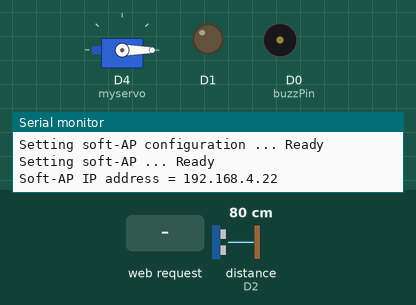
Simulated run of this sketch. Board: ESP8266 (NodeMCU). On the bench: servo, output pins drawn as LEDs (lit = HIGH), buzzer (waves = sounding, pin HIGH), the last lines printed to the serial monitor. The test bench sets the inputs (shaded band); at power-on: distance to the obstacle (sensor on D2) 80 cm. The echo pulse lasts 58.3 µs per cm; pins used as bus, display or sensor lines are not drawn.

Above: at 4.2 s.
4.3 s: HTTP request GET /open received
At 5.0 s:
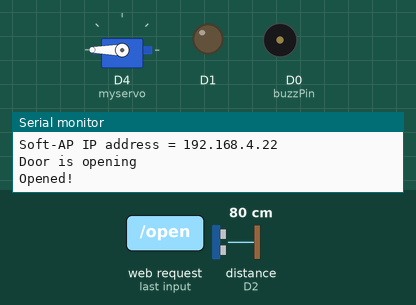
5.9 s: HTTP request GET /close received
At 7.2 s:
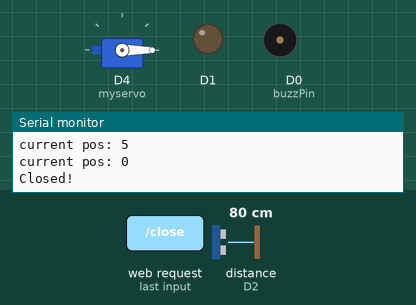
Timing chart, 0 to 8.9 s (numbered marks = the images above; inputs shaded):
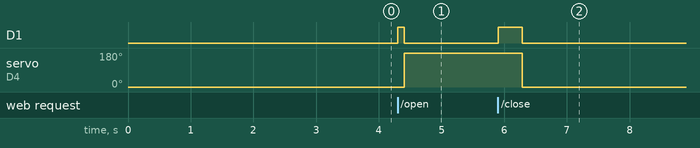

Measured:
- after the input at 4.3 s, D1: LOW → HIGH at once, → LOW 0.10 s later; servo on D4 (myservo): 0° → 180° after 0.10 s
- after the input at 5.9 s, D1: LOW → HIGH at once, → LOW 0.39 s later; servo on D4 (myservo): 180° → 0° after 0.39 s

The sketch:

q10.ino
```cpp
#include <ESP8266WiFi.h>
#include <ESPAsyncTCP.h>
#include <ESPAsyncWebServer.h>
#include "webpage.h"

IPAddress local_IP(192,168,4,22);
IPAddress gateway(192,168,4,9);
IPAddress subnet(255,255,255,0);

AsyncWebServer server(80);

#include <Servo.h>
Servo myservo;

const int trigPin = D3; // Trigger Pin of Ultrasonic Sensor
const int echoPin = D2; // Echo Pin of Ultrasonic Sensor

const int buzzPin = D0;

long duration, distance;

long lastOpened;

long AUTO_CLOSE_TIMEOUT = 20000;

void setup() {
  Serial.begin(115200);
  delay(3000);

  setupAccessPoint();
  setupServo();
  setupUltraSonic();
  setupBuzzer();
  setupLED();

  lastOpened = -1;

  setupWebServer();
}

void loop() {
  autoClose();
}

String processor(const String& var) {
  return String();
}

void setupAccessPoint(){
  Serial.print("Setting soft-AP configuration ... ");
  Serial.println(WiFi.softAPConfig(local_IP, gateway, subnet) ? "Ready" : "Failed!");

  Serial.print("Setting soft-AP ... ");
  Serial.println(WiFi.softAP("ESPsoftAP_01") ? "Ready" : "Failed!");

  Serial.print("Soft-AP IP address = ");
  Serial.println(WiFi.softAPIP());
}

void setupServo() {
  pinMode(D4, OUTPUT);
  myservo.attach(D4);
  myservo.write(0);
}

void setupLED() {
  pinMode(D1, OUTPUT);
  digitalWrite(D1, LOW);
}

void setupUltraSonic() {
  pinMode(trigPin, OUTPUT); // Trigger
  pinMode(echoPin, INPUT); // Echo
}

void setupBuzzer() {
  pinMode(buzzPin, OUTPUT);
//  digitalWrite(buzzPin, LOW);
}

void setupWebServer() {
  server.on("/", HTTP_GET, [] (AsyncWebServerRequest *request) {
    request->send_P(200, "text/html", webpage, processor);
  });

  server.on("/open", HTTP_GET, [] (AsyncWebServerRequest *request) {
    openDoor();
    request->send_P(200, "text/html", webpage, processor);
  });

  server.on("/close", HTTP_GET, [] (AsyncWebServerRequest *request) {
    bool didClose = closeDoor();
    if (didClose) {
      request->send_P(200, "text/html", webpage, processor);
    }
    else {
      request->send_P(200, "text/html", "Obstacle Detected! Could not close the door.");
    }
  });

  server.begin();
}

void openDoor() {
  Serial.println("Door is opening");
  digitalWrite(D1, HIGH);

  myservo.write(180);
  delay(100);

  digitalWrite(D1, LOW);

  lastOpened = millis();
  Serial.println("Opened!");
}

bool closeDoor() {
  Serial.println("Door is closing");
  digitalWrite(D1, HIGH);

  if (hasNearObstacles()) {
    digitalWrite(D1, LOW);

    buzz();
    return false;
  }

  // Turn Servo to 0
  for (int pos = 180; pos >= 0; pos -= 5) {
    if (hasNearObstacles()) {
      openDoor();
      digitalWrite(D1, LOW);
      buzz();

      return false;
    }
    Serial.print("current pos: ");
    Serial.println(pos);
    myservo.write(pos);
    delay(5);
  }

  lastOpened = -1;

  Serial.println("Closed!");
  digitalWrite(D1, LOW);
  return true;
}

bool hasNearObstacles() {
  int distance = getDistance();
  if (distance < 5) {
    Serial.print("Obstacle Detected in ");
    Serial.println(distance);
    return true;
  }
  return false;
}

int getDistance() {
   digitalWrite(trigPin, LOW);
   delayMicroseconds(2);
   digitalWrite(trigPin, HIGH);
   delayMicroseconds(10);
   digitalWrite(trigPin, LOW);
   pinMode(echoPin, INPUT);

   duration = pulseIn(echoPin, HIGH);
   distance = (duration * 0.034) / 2;
   return distance;
}

void buzz() {
  tone(buzzPin, 1500, 1000); delay(150);
}

void autoClose() {
  if (lastOpened == -1) {
    return;
  }

  if (millis() - lastOpened > AUTO_CLOSE_TIMEOUT){
    Serial.println("Automatic Close Triggered!");
    closeDoor();
  }
}
```

webpage.h
```cpp
const char webpage[] PROGMEM = R"rawliteral(

<!DOCTYPE html>
<html>
<head>
<style>
.button {
  border: none;
  color: white;
  padding: 16px 32px;
  text-align: center;
  text-decoration: none;
  display: inline-block;
  font-size: 16px;
  margin: 4px 2px;
  transition-duration: 0.4s;
  cursor: pointer;
}

.button1 {
  background-color: #ccffe6;
  color: black;
  border: 2px solid #4CAF50;
  border-radius: 8px;
}

.button1:hover {
  background-color: #4CAF50;
  color: white;
  box-shadow: 0 10px 14px 0 rgba(0,0,0,0.24), 0 14px 40px 0 rgba(0,0,0,0.19);
}

.button1:active {
  background-color: #33ff99;
  box-shadow: 0 5px #666;
  transform: translateY(4px);
}

.button2 {
  background-color: #ff8566;
  color: black;
  border: 2px solid red;
  border-radius: 8px;
}

.button2:hover {
  background-color: red;
  color: white;
  box-shadow: 0 10px 14px 0 rgba(0,0,0,0.24), 0 14px 40px 0 rgba(0,0,0,0.19);
}

.button2:active {
  background-color: #ff6666;
  box-shadow: 0 5px #666;
  transform: translateY(4px);
}

</style>
</head>
<body>

<div class="container">
<h2>ESP Web server | IoT Course</h2>
<h1>Parking door</h1>
<button class="button button1" onclick="location.href='/open'" type="button">Open</button>
<button class="button button2" onclick="location.href='/close'" type="button">Close</button>
</body>
</div>
</html>
)rawliteral";
```
